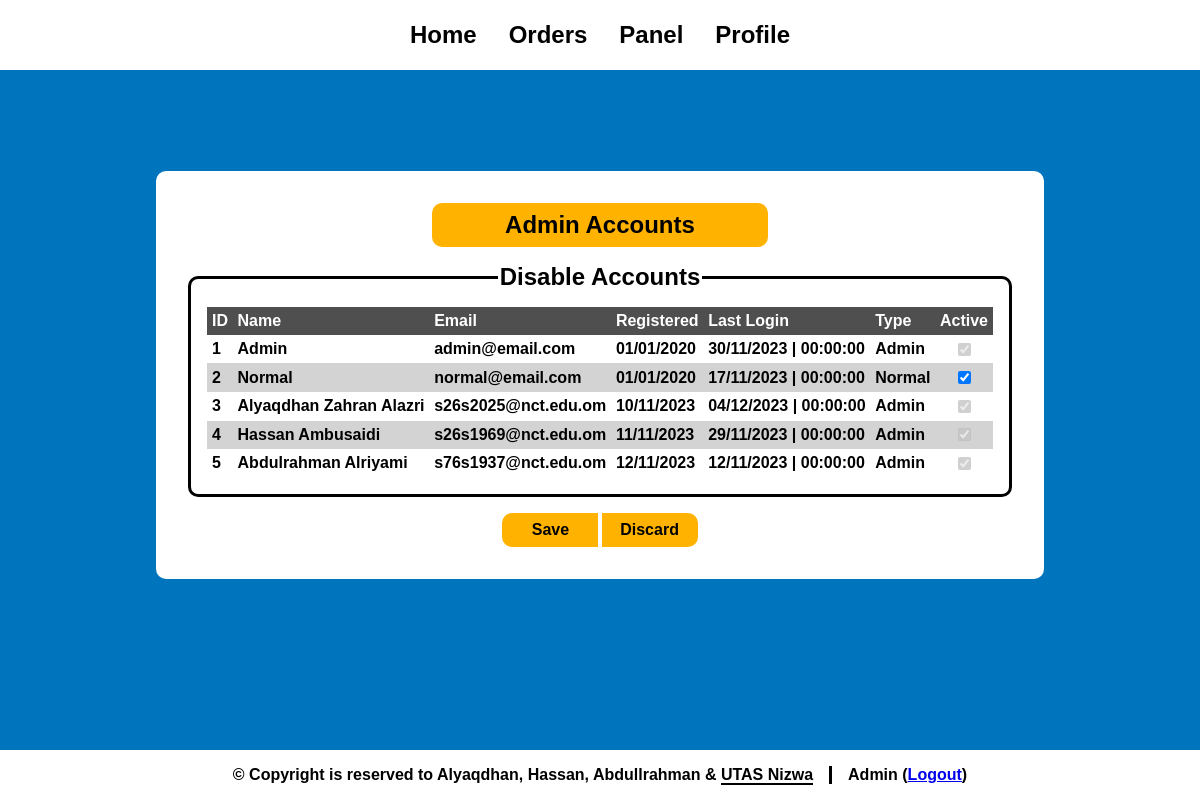
The page /panelActive.php (signed in) on the database its author committed.
### tables this page shows
CREATE TABLE `customers` (
  `cId` int(10) NOT NULL COMMENT 'Customer ID',
  `cName` varchar(50) NOT NULL COMMENT 'Customer Name',
  `password` varchar(50) NOT NULL COMMENT 'Password',
  `email` varchar(100) NOT NULL COMMENT 'Email',
  `registerDate` date NOT NULL COMMENT 'Register Date',
  `lastLogin` datetime NOT NULL COMMENT 'Last Login',
  `cAddress` varchar(100) NOT NULL COMMENT 'Customer Address',
  `cType` varchar(1) NOT NULL COMMENT 'Customer Type',
  `phoneNumber` int(8) NOT NULL COMMENT 'Customer Phone Number',
  `Active` varchar(10) NOT NULL DEFAULT 'active'
);

### library.php (called while the page is built, shortened)
<?php
function fdate($txt) {
    $date = explode("-", $txt);
    return ($date[2]."/".$date[1]."/".$date[0]);
}
function fdateTime($txt) {
    $dateTime = explode(" ", $txt);
    $date = $dateTime[0];
    $time = $dateTime[1];
    $date = explode("-", $date);
    return ($date[2]."/".$date[1]."/".$date[0])."&nbsp;|&nbsp;".($time);
}
?>

### panelActive.php (the view, shortened to what this page needs)
<html>
    <head>
        <?php include('link.php') ?>
    </head>
    <body>
        <?php
        include('header.php');
        include('connect.php');
        include('library.php');
        ?>
        <div>
        <div class="wrapper">
            <form class="container manage" action="panelActiveProcess.php" method="post">
                    <div class="links">
                        <a href="panelAdmin.php">Admin Accounts</a>
                    </div>
                <fieldset>
                    <legend>Disable Accounts</legend>
                    <table>
                        <tr>
                            <th>ID</th>
                            <th>Name</th>
                            <th>Email</th>
                            <th>Registered</th>
                            <th>Last&nbsp;Login</th>
                            <th>Type</th>
                            <th>Active</th>
                        </tr>
                        <?php
                        $query = "select * from customers";
                        $result = mysqli_query($conn, $query) or die("Error in query: <mark>$query</mark> <p>". mysqli_error($conn));
                        $line = 0;
                        while ($data = mysqli_fetch_assoc($result)) {
                            if ($line % 2 == 1) {$style = "style='background: var(--gray);'";}
                            else {$style = "";}
                            $line += 1;
                            if (($data['cType'] == 'A' && $data['Active'] == 'active') || $data['cId'] == $_SESSION['CID']) {$d = 'disabled';}
                            else {$d = '';}
                            if ($data['Active'] == 'active') {$a = 'checked';}
                            else {$a = '';}
                            if ($data['cType'] == 'A') {$type = "Admin";}
                            else {$type = "Normal";}
                            echo "<tr id='clickable' $style>";
                            echo "<td> {$data['cId']} </td>";
                            echo "<td> {$data['cName']} </td>";
                            echo "<td> {$data['email']} </td>";
                            echo "<td> ". fdate($data['registerDate']) ." </td>";
                            echo "<td> ". fdateTime($data['lastLogin']) ." </td>";
                            echo "<td> $type </td>";
                            echo "<td id='center'> <input type='checkbox' name='box[]' value='{$data['cId']}' $d $a> </td>";
                            echo "</tr>";
                        }
                        ?>
                    </table>
                </fieldset>
                <div class="buttons">
                    <div class="main">
                        <input class="left" type='submit' value='Save'>
                        <input class="right" type='reset' value='Discard' onclick="notify('Changes Have Been Discarded', 'darkcyan');">
                    </div>
                </div>
            </form>
        </div>
        </div>
        <?php include('footer.php'); ?>
    </body>
</html>

### style.css (style rules this page uses)
:root { color-scheme: light; --primary: #ffb300; --secondary: #0174Be; --accent: #006caf; --white: white; --black: black; --gray: lightgray; --red: red; --shadow: black; --fw-regular: 400; --fw-bold: 700; --fs-small: 0.5rem; --fs-normal: 1rem; --fs-large: 1.5rem; --br: 10px; background: var(--secondary); font-family: sans-serif; }
* { transition: 200ms ease-in-out; }
a, input[type="checkbox"] { transition-property: background; }
html { scroll-behavior: smooth; -webkit-tap-highlight-color: transparent; }
body { margin: 0; height: 100%; display: flex; flex-direction: column; }
select, input, label:has(input, textarea) { cursor: pointer; }
input:disabled, tr:has(input:disabled) { cursor: not-allowed !important; }
div:has(.wrapper, .form) { margin: auto; width: 100%; }
.wrapper { overflow-x: auto; }
.container { width: fit-content; margin: auto; margin-block: 2rem; padding: 2rem; background: var(--white); border-radius: var(--br); }
fieldset { border-radius: var(--br); border: solid 3px var(--black); padding: 1rem; display: flex; flex-direction: column; }
legend { font-size: var(--fs-large); font-weight: var(--fw-bold); text-align: center; }
.manage * { font-weight: var(--fw-bold); }
.manage fieldset { max-height: 24rem; overflow-y: auto; margin-bottom: 1rem; width: fit-content; margin-inline: auto; }
.manage fieldset table { border-collapse: collapse; }
.manage fieldset table, .manage fieldset th, .manage fieldset td { text-align: left; padding: .3rem; }
.manage fieldset table tr:first-child { background: color-mix(in srgb, var(--gray) 60%, var(--black) 100%); color: var(--white); position: sticky; top: -1rem; z-index: 5; }
.manage fieldset #clickable { transition: 200ms ease-in-out; }
.manage fieldset #center { text-align: center; }
.manage .buttons input { background: var(--primary); padding: .5rem; border: 0; text-decoration: none; font-weight: var(--fw-bold); font-size: var(--fs-normal); }
.manage .buttons { margin: auto; width: fit-content; display: flex; flex-direction: column; gap: .3rem; }
.manage .buttons .main { display: flex; gap: .2rem; }
.manage .buttons .right { border-radius: 0 var(--br) var(--br) 0; width: 6rem; }
.manage .buttons .left { border-radius: var(--br) 0 0 var(--br); width: 6rem; }
.manage .links { display: flex; flex-direction: column; gap: 1rem; margin-bottom: 1rem; }
.manage .links a { background: var(--primary); padding: .5rem; text-align: center; border-radius: var(--br); text-decoration: none; font-weight: var(--fw-bold); font-size: var(--fs-large); color: currentColor; width: 20rem; margin-inline: auto; }

### rows shown on the page
customers: cId "1", cName "Admin", email "admin@email.com", registerDate "01/01/2020", lastLogin "30/11/2023 | 00:00:00", cType "Admin"
customers: cId "2", cName "Normal", email "normal@email.com", registerDate "01/01/2020", lastLogin "17/11/2023 | 00:00:00", cType "Normal"
customers: cId "3", cName "Alyaqdhan Zahran Alazri", email "s26s2025@nct.edu.om", registerDate "10/11/2023", lastLogin "04/12/2023 | 00:00:00", cType "Admin"
customers: cId "4", cName "Hassan Ambusaidi", email "s26s1969@nct.edu.om", registerDate "11/11/2023", lastLogin "29/11/2023 | 00:00:00", cType "Admin"
customers: cId "5", cName "Abdulrahman Alriyami", email "s76s1937@nct.edu.om", registerDate "12/11/2023", lastLogin "12/11/2023 | 00:00:00", cType "Admin"

### other values the page prints
$name "Admin"
